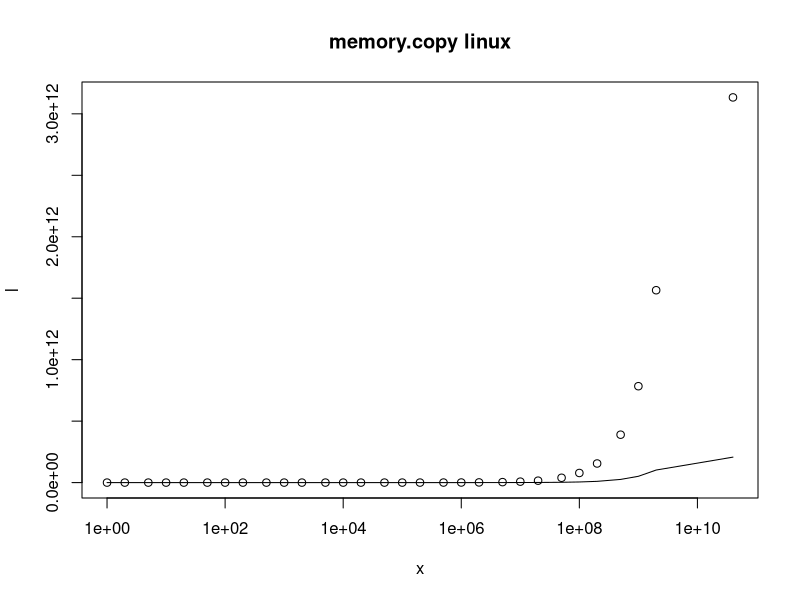

Write the R code that produced this figure.
# Input data
x <- c(1,2,5,10,20,50,100,200,500,1000,2000,5000,10000,20000,50000,100000,200000,500000,1000000,2000000,5000000,10000000,20000000,50000000,100000000,200000000,500000000,1000000000,2000000000,40000000000)
l <- c(4433500,4447900,4448700,4442500,4452100,4558100,4570700,4581700,4591600,4614000,4623800,7936800,11177000,17512000,43075000,80194000,156880000,386500000,765290000,1528700000,3840800000,7702000000,15617000000,39220000000,78225000000,155420000000,389660000000,784200000000,1565000000000,3133700000000)
a <- c(1578000,1589900,1597100,1603100,1604000,1616100,1610500,1620300,1650200,1671400,1698800,1769300,1863100,2613500,4230900,6799900,12032000,27155000,52744000,103360000,254620000,507320000,1010800000,2526600000,5094600000,10171000000,25821000000,51241000000,102200000000,207220000000)

png("memory-copy-log.png")
plot(x, l, log = "x", main = "memory.copy linux")
lines(x, a, lty = 1)
